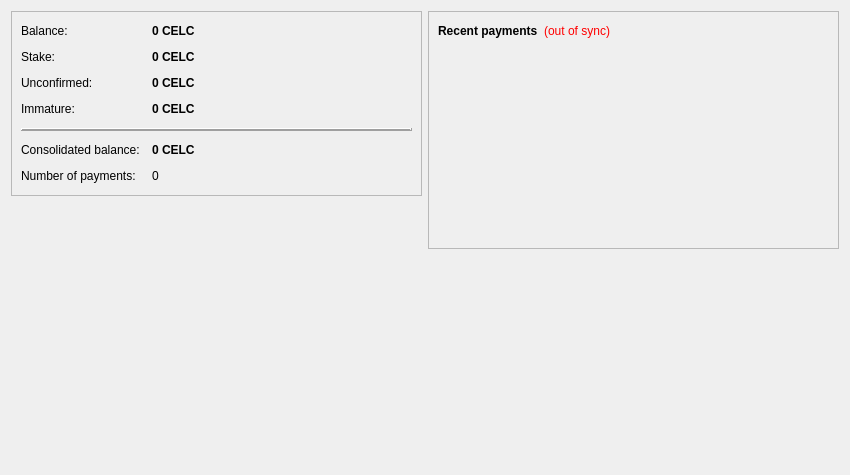
<?xml version="1.0" encoding="UTF-8"?>
<ui version="4.0">
 <class>OverviewPage</class>
 <widget class="QWidget" name="OverviewPage">
  <property name="geometry">
   <rect>
    <x>0</x>
    <y>0</y>
    <width>850</width>
    <height>475</height>
   </rect>
  </property>
  <property name="windowTitle">
   <string>Form</string>
  </property>
  <layout class="QHBoxLayout" name="horizontalLayout" stretch="1,1">
   <item>
    <layout class="QVBoxLayout" name="verticalLayout_2">
     <item>
      <widget class="QFrame" name="frame">
       <property name="frameShape">
        <enum>QFrame::StyledPanel</enum>
       </property>
       <property name="frameShadow">
        <enum>QFrame::Raised</enum>
       </property>
       <layout class="QVBoxLayout" name="verticalLayout_4">
        <item>
         <layout class="QFormLayout" name="formLayout_2">
          <property name="fieldGrowthPolicy">
           <enum>QFormLayout::AllNonFixedFieldsGrow</enum>
          </property>
          <property name="horizontalSpacing">
           <number>12</number>
          </property>
          <property name="verticalSpacing">
           <number>12</number>
          </property>
          <property name="topMargin">
           <number>3</number>
          </property>
          <property name="bottomMargin">
           <number>3</number>
          </property>
          <item row="0" column="0">
           <widget class="QLabel" name="label">
            <property name="text">
             <string>Balance:</string>
            </property>
           </widget>
          </item>
          <item row="0" column="1">
           <widget class="QLabel" name="labelBalance">
            <property name="font">
             <font>
              <weight>75</weight>
              <bold>true</bold>
             </font>
            </property>
            <property name="cursor">
             <cursorShape>IBeamCursor</cursorShape>
            </property>
            <property name="toolTip">
             <string>Your available balance</string>
            </property>
            <property name="text">
             <string notr="true">0 CELC</string>
            </property>
            <property name="textInteractionFlags">
             <set>Qt::LinksAccessibleByMouse|Qt::TextSelectableByKeyboard|Qt::TextSelectableByMouse</set>
            </property>
           </widget>
          </item>
          <item row="1" column="0">
           <widget class="QLabel" name="labelStakeText">
            <property name="text">
             <string>Stake:</string>
            </property>
           </widget>
          </item>
          <item row="1" column="1">
           <widget class="QLabel" name="labelStake">
            <property name="font">
             <font>
              <weight>75</weight>
              <bold>true</bold>
             </font>
            </property>
            <property name="cursor">
             <cursorShape>IBeamCursor</cursorShape>
            </property>
            <property name="toolTip">
             <string>Total of coins out of the current balance impermanently due to a profit generated recently</string>
            </property>
            <property name="text">
             <string notr="true">0 CELC</string>
            </property>
            <property name="textInteractionFlags">
             <set>Qt::LinksAccessibleByMouse|Qt::TextSelectableByKeyboard|Qt::TextSelectableByMouse</set>
            </property>
           </widget>
          </item>
          <item row="2" column="0">
           <widget class="QLabel" name="labelUnconfirmedText">
            <property name="text">
             <string>Unconfirmed:</string>
            </property>
           </widget>
          </item>
          <item row="2" column="1">
           <widget class="QLabel" name="labelUnconfirmed">
            <property name="font">
             <font>
              <weight>75</weight>
              <bold>true</bold>
             </font>
            </property>
            <property name="cursor">
             <cursorShape>IBeamCursor</cursorShape>
            </property>
            <property name="toolTip">
             <string>Total of coins not yet confirmed and count pending toward the current balance</string>
            </property>
            <property name="text">
             <string notr="true">0 CELC</string>
            </property>
            <property name="textInteractionFlags">
             <set>Qt::LinksAccessibleByMouse|Qt::TextSelectableByKeyboard|Qt::TextSelectableByMouse</set>
            </property>
           </widget>
          </item>
          <item row="3" column="0">
           <widget class="QLabel" name="labelImmatureText">
            <property name="text">
             <string>Immature:</string>
            </property>
           </widget>
          </item>
          <item row="3" column="1">
           <widget class="QLabel" name="labelImmature">
            <property name="font">
             <font>
              <weight>75</weight>
              <bold>true</bold>
             </font>
            </property>
            <property name="toolTip">
             <string>Mined balance not yet matured</string>
            </property>
            <property name="text">
             <string notr="true">0 CELC</string>
            </property>
            <property name="textInteractionFlags">
             <set>Qt::LinksAccessibleByMouse|Qt::TextSelectableByKeyboard|Qt::TextSelectableByMouse</set>
            </property>
           </widget>
          </item>
          <item row="4" column="0" colspan="2">
           <widget class="QFrame" name="line">
            <property name="sizePolicy">
             <sizepolicy hsizetype="Expanding" vsizetype="Fixed">
              <horstretch>0</horstretch>
              <verstretch>0</verstretch>
             </sizepolicy>
            </property>
            <property name="frameShape">
             <enum>QFrame::HLine</enum>
            </property>
            <property name="frameShadow">
             <enum>QFrame::Raised</enum>
            </property>
            <property name="lineWidth">
             <number>2</number>
            </property>
           </widget>
          </item>
          <item row="5" column="0">
           <widget class="QLabel" name="labelConsolidatedText">
            <property name="text">
             <string>Consolidated balance:</string>
            </property>
           </widget>
          </item>
          <item row="5" column="1">
           <widget class="QLabel" name="labelConsolidated">
            <property name="font">
             <font>
              <weight>75</weight>
              <bold>true</bold>
             </font>
            </property>
            <property name="toolTip">
             <string>Consolidated (total) balance of all the accounts above</string>
            </property>
            <property name="text">
             <string notr="true">0 CELC</string>
            </property>
            <property name="textInteractionFlags">
             <set>Qt::LinksAccessibleByMouse|Qt::TextSelectableByKeyboard|Qt::TextSelectableByMouse</set>
            </property>
           </widget>
          </item>
          <item row="6" column="0">
           <widget class="QLabel" name="label_2">
            <property name="text">
             <string>Number of payments:</string>
            </property>
           </widget>
          </item>
          <item row="6" column="1">
           <widget class="QLabel" name="labelNumTransactions">
            <property name="toolTip">
             <string>Total number of payments in your wallet</string>
            </property>
            <property name="text">
             <string notr="true">0</string>
            </property>
           </widget>
          </item>
         </layout>
        </item>
       </layout>
      </widget>
     </item>
     <item>
      <widget class="QLabel" name="celclogo">
       <property name="text">
        <string/>
       </property>
       <property name="pixmap">
        <pixmap resource="../bitcoin.qrc">:/icons/celcoin</pixmap>
       </property>
       <property name="scaledContents">
        <bool>false</bool>
       </property>
       <property name="alignment">
        <set>Qt::AlignCenter</set>
       </property>
       <property name="margin">
        <number>-2</number>
       </property>
      </widget>
     </item>
     <item>
      <spacer name="verticalSpacer">
       <property name="orientation">
        <enum>Qt::Vertical</enum>
       </property>
       <property name="sizeHint" stdset="0">
        <size>
         <width>20</width>
         <height>40</height>
        </size>
       </property>
      </spacer>
     </item>
    </layout>
   </item>
   <item>
    <layout class="QVBoxLayout" name="verticalLayout_3">
     <item>
      <widget class="QFrame" name="frame_2">
       <property name="frameShape">
        <enum>QFrame::StyledPanel</enum>
       </property>
       <property name="frameShadow">
        <enum>QFrame::Raised</enum>
       </property>
       <layout class="QVBoxLayout" name="verticalLayout">
        <item>
         <layout class="QHBoxLayout" name="horizontalLayout_2">
          <item>
           <widget class="QLabel" name="label_4">
            <property name="text">
             <string>&lt;b&gt;Recent payments&lt;/b&gt;</string>
            </property>
           </widget>
          </item>
          <item>
           <widget class="QLabel" name="labelTransactionsStatus">
            <property name="toolTip">
             <string>The displayed information may be out of date. Your wallet automatically synchronizes with the CelCoin network after a connection is established, but this process has not completed yet.</string>
            </property>
            <property name="styleSheet">
             <string notr="true">QLabel { color: red; }</string>
            </property>
            <property name="text">
             <string notr="true">(out of sync)</string>
            </property>
            <property name="alignment">
             <set>Qt::AlignRight|Qt::AlignTrailing|Qt::AlignVCenter</set>
            </property>
           </widget>
          </item>
          <item>
           <spacer name="horizontalSpacer">
            <property name="orientation">
             <enum>Qt::Horizontal</enum>
            </property>
            <property name="sizeHint" stdset="0">
             <size>
              <width>40</width>
              <height>20</height>
             </size>
            </property>
           </spacer>
          </item>
         </layout>
        </item>
        <item>
         <widget class="QListView" name="listTransactions">
          <property name="styleSheet">
           <string notr="true">QListView { background: transparent; }</string>
          </property>
          <property name="frameShape">
           <enum>QFrame::NoFrame</enum>
          </property>
          <property name="verticalScrollBarPolicy">
           <enum>Qt::ScrollBarAlwaysOff</enum>
          </property>
          <property name="horizontalScrollBarPolicy">
           <enum>Qt::ScrollBarAlwaysOff</enum>
          </property>
          <property name="selectionMode">
           <enum>QAbstractItemView::NoSelection</enum>
          </property>
         </widget>
        </item>
       </layout>
      </widget>
     </item>
     <item>
      <spacer name="verticalSpacer_2">
       <property name="orientation">
        <enum>Qt::Vertical</enum>
       </property>
       <property name="sizeHint" stdset="0">
        <size>
         <width>20</width>
         <height>40</height>
        </size>
       </property>
      </spacer>
     </item>
    </layout>
   </item>
  </layout>
 </widget>
 <resources>
  <include location="../bitcoin.qrc"/>
 </resources>
 <connections/>
</ui>
